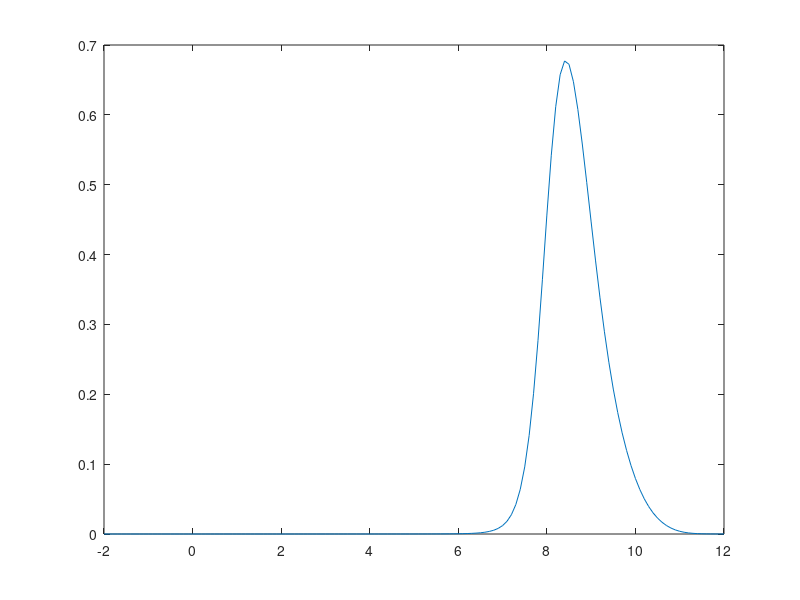

Write MATLAB code to recreate this figure.
clear all;
close all;
%Part a)
% Grid of 140 dots (including both endpoints makes it 141) between -2 to 12.
% Since (12+2)/.1 = 140, this is exactly steps of .1
t = linspace(-2,12,141);

% Part b)
%Observed data
y = [0 10 9 8 11 3 3 8 8 11];
n = 10;

% As provided, the postiere distribution is such:

g =@(theta) prod( 1./(1+(y - theta).^2) );
X = [];
for i = 1:141
    X(i) = g(t(i));
end

% Since we know all distributions integrate to 1, we can
% easily scale this distribution:
sum = 0;
for i = 2:141
    sum = sum + X(i)*(t(i) - t(i-1));
    % t(i) - t(i-1) % Uncomment to verify that t(i) - t(i-1)
    % really is .1.
end
X = X./sum;

% Part C)

plot(t,X);

% Part d)

%To increase accuracy of standard deviation and mean, I wanted to turn
%up the accuracy.
t = linspace(-2,12,10001);
X = [];
%Redo the calcuations
for i = 1:10001
    X(i) = g(t(i));
end
sum = 0;
for i = 2:10001
    sum = sum + X(i)*(t(i) - t(i-1));
end
X = X./sum;

%Riemann sum.
Average = 0;
for i = 2:10001 
    Average = Average + t(i)* X(i)*(t(i) - t(i-1));
    % integrate -2 to 12: x*f(x)*dx. x = t(i). X(i) = f(x). dx = t(i) - t(i-1)
end

Squaredaverage = 0;
for i = 2:10001 
    Squaredaverage = Squaredaverage + t(i)^2* X(i)*(t(i) - t(i-1)); 
    % E[X^2] = integrate -2 to 12: x^2*f(x)*dx. x = t(i). X(i) = f(x). dx = t(i) - t(i-1)
end
%variance = E[X^2] - E[X]^2
std = Squaredaverage - Average^2;

Average
std

